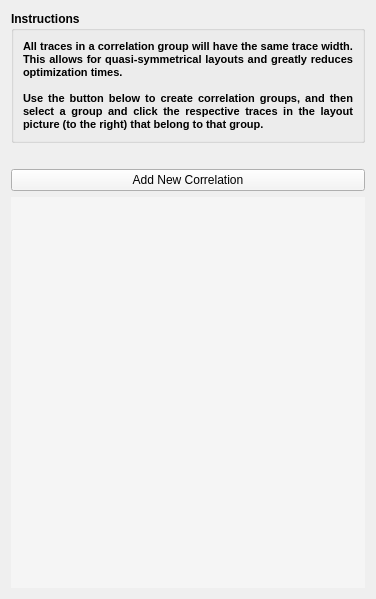
      <widget class="QWidget" name="page_2">
       <property name="geometry">
        <rect>
         <x>0</x>
         <y>0</y>
         <width>376</width>
         <height>599</height>
        </rect>
       </property>
       <attribute name="label">
        <string>Design Variable Correlation</string>
       </attribute>
       <layout class="QGridLayout" name="gridLayout_5">
        <item row="2" column="0" colspan="2">
         <widget class="QPushButton" name="btn_new_symmetry">
          <property name="palette">
           <palette>
            <active>
             <colorrole role="Button">
              <brush brushstyle="SolidPattern">
               <color alpha="255">
                <red>245</red>
                <green>245</green>
                <blue>245</blue>
               </color>
              </brush>
             </colorrole>
             <colorrole role="Base">
              <brush brushstyle="SolidPattern">
               <color alpha="255">
                <red>245</red>
                <green>245</green>
                <blue>245</blue>
               </color>
              </brush>
             </colorrole>
             <colorrole role="Window">
              <brush brushstyle="SolidPattern">
               <color alpha="255">
                <red>245</red>
                <green>245</green>
                <blue>245</blue>
               </color>
              </brush>
             </colorrole>
            </active>
            <inactive>
             <colorrole role="Button">
              <brush brushstyle="SolidPattern">
               <color alpha="255">
                <red>245</red>
                <green>245</green>
                <blue>245</blue>
               </color>
              </brush>
             </colorrole>
             <colorrole role="Base">
              <brush brushstyle="SolidPattern">
               <color alpha="255">
                <red>245</red>
                <green>245</green>
                <blue>245</blue>
               </color>
              </brush>
             </colorrole>
             <colorrole role="Window">
              <brush brushstyle="SolidPattern">
               <color alpha="255">
                <red>245</red>
                <green>245</green>
                <blue>245</blue>
               </color>
              </brush>
             </colorrole>
            </inactive>
            <disabled>
             <colorrole role="Button">
              <brush brushstyle="SolidPattern">
               <color alpha="255">
                <red>245</red>
                <green>245</green>
                <blue>245</blue>
               </color>
              </brush>
             </colorrole>
             <colorrole role="Base">
              <brush brushstyle="SolidPattern">
               <color alpha="255">
                <red>245</red>
                <green>245</green>
                <blue>245</blue>
               </color>
              </brush>
             </colorrole>
             <colorrole role="Window">
              <brush brushstyle="SolidPattern">
               <color alpha="255">
                <red>245</red>
                <green>245</green>
                <blue>245</blue>
               </color>
              </brush>
             </colorrole>
            </disabled>
           </palette>
          </property>
          <property name="font">
           <font>
            <weight>50</weight>
            <bold>false</bold>
           </font>
          </property>
          <property name="text">
           <string>Add New Correlation</string>
          </property>
         </widget>
        </item>
        <item row="3" column="0" colspan="2">
         <widget class="QTableWidget" name="tbl_symmetry">
          <property name="palette">
           <palette>
            <active>
             <colorrole role="Button">
              <brush brushstyle="SolidPattern">
               <color alpha="255">
                <red>245</red>
                <green>245</green>
                <blue>245</blue>
               </color>
              </brush>
             </colorrole>
             <colorrole role="Base">
              <brush brushstyle="SolidPattern">
               <color alpha="255">
                <red>245</red>
                <green>245</green>
                <blue>245</blue>
               </color>
              </brush>
             </colorrole>
             <colorrole role="Window">
              <brush brushstyle="SolidPattern">
               <color alpha="255">
                <red>245</red>
                <green>245</green>
                <blue>245</blue>
               </color>
              </brush>
             </colorrole>
            </active>
            <inactive>
             <colorrole role="Button">
              <brush brushstyle="SolidPattern">
               <color alpha="255">
                <red>245</red>
                <green>245</green>
                <blue>245</blue>
               </color>
              </brush>
             </colorrole>
             <colorrole role="Base">
              <brush brushstyle="SolidPattern">
               <color alpha="255">
                <red>245</red>
                <green>245</green>
                <blue>245</blue>
               </color>
              </brush>
             </colorrole>
             <colorrole role="Window">
              <brush brushstyle="SolidPattern">
               <color alpha="255">
                <red>245</red>
                <green>245</green>
                <blue>245</blue>
               </color>
              </brush>
             </colorrole>
            </inactive>
            <disabled>
             <colorrole role="Button">
              <brush brushstyle="SolidPattern">
               <color alpha="255">
                <red>245</red>
                <green>245</green>
                <blue>245</blue>
               </color>
              </brush>
             </colorrole>
             <colorrole role="Base">
              <brush brushstyle="SolidPattern">
               <color alpha="255">
                <red>245</red>
                <green>245</green>
                <blue>245</blue>
               </color>
              </brush>
             </colorrole>
             <colorrole role="Window">
              <brush brushstyle="SolidPattern">
               <color alpha="255">
                <red>245</red>
                <green>245</green>
                <blue>245</blue>
               </color>
              </brush>
             </colorrole>
            </disabled>
           </palette>
          </property>
          <property name="frameShape">
           <enum>QFrame::NoFrame</enum>
          </property>
          <property name="editTriggers">
           <set>QAbstractItemView::NoEditTriggers</set>
          </property>
          <property name="selectionBehavior">
           <enum>QAbstractItemView::SelectItems</enum>
          </property>
          <property name="showGrid">
           <bool>true</bool>
          </property>
          <property name="columnCount">
           <number>3</number>
          </property>
          <attribute name="horizontalHeaderVisible">
           <bool>false</bool>
          </attribute>
          <attribute name="verticalHeaderVisible">
           <bool>false</bool>
          </attribute>
          <column/>
          <column/>
          <column/>
         </widget>
        </item>
        <item row="1" column="0">
         <spacer name="verticalSpacer_10">
          <property name="orientation">
           <enum>Qt::Vertical</enum>
          </property>
          <property name="sizeType">
           <enum>QSizePolicy::Fixed</enum>
          </property>
          <property name="sizeHint" stdset="0">
           <size>
            <width>20</width>
            <height>20</height>
           </size>
          </property>
         </spacer>
        </item>
        <item row="0" column="0" colspan="2">
         <widget class="QGroupBox" name="groupBox_3">
          <property name="minimumSize">
           <size>
            <width>0</width>
            <height>0</height>
           </size>
          </property>
          <property name="font">
           <font>
            <weight>75</weight>
            <bold>true</bold>
           </font>
          </property>
          <property name="title">
           <string>Instructions</string>
          </property>
          <layout class="QGridLayout" name="gridLayout_12">
           <item row="0" column="0">
            <widget class="QLabel" name="label_41">
             <property name="font">
              <font>
               <pointsize>10</pointsize>
              </font>
             </property>
             <property name="text">
              <string>&lt;!DOCTYPE HTML PUBLIC &quot;-//W3C//DTD HTML 4.0//EN&quot; &quot;http://www.w3.org/TR/REC-html40/strict.dtd&quot;&gt;
&lt;html&gt;&lt;head&gt;&lt;meta name=&quot;qrichtext&quot; content=&quot;1&quot; /&gt;&lt;style type=&quot;text/css&quot;&gt;
p, li { white-space: pre-wrap; }
&lt;/style&gt;&lt;/head&gt;&lt;body style=&quot; font-family:'MS Shell Dlg 2'; font-size:10pt; font-weight:400; font-style:normal;&quot;&gt;
&lt;p align=&quot;justify&quot; style=&quot; margin-top:0px; margin-bottom:0px; margin-left:0px; margin-right:0px; -qt-block-indent:0; text-indent:0px;&quot;&gt;&lt;span style=&quot; font-size:8pt; font-weight:600;&quot;&gt;All traces in a correlation group will have the same trace width. This allows for quasi-symmetrical layouts and greatly reduces optimization times.&lt;/span&gt;&lt;/p&gt;
&lt;p align=&quot;justify&quot; style=&quot;-qt-paragraph-type:empty; margin-top:0px; margin-bottom:0px; margin-left:0px; margin-right:0px; -qt-block-indent:0; text-indent:0px; font-size:8pt; font-weight:600;&quot;&gt;&lt;br /&gt;&lt;/p&gt;
&lt;p align=&quot;justify&quot; style=&quot; margin-top:0px; margin-bottom:0px; margin-left:0px; margin-right:0px; -qt-block-indent:0; text-indent:0px;&quot;&gt;&lt;span style=&quot; font-size:8pt; font-weight:600;&quot;&gt;Use the button below to create correlation groups, and then select a group and click the respective traces in the layout picture (to the right) that belong to that group.&lt;/span&gt;&lt;/p&gt;&lt;/body&gt;&lt;/html&gt;</string>
             </property>
             <property name="wordWrap">
              <bool>true</bool>
             </property>
            </widget>
           </item>
          </layout>
         </widget>
        </item>
       </layout>
      </widget>
